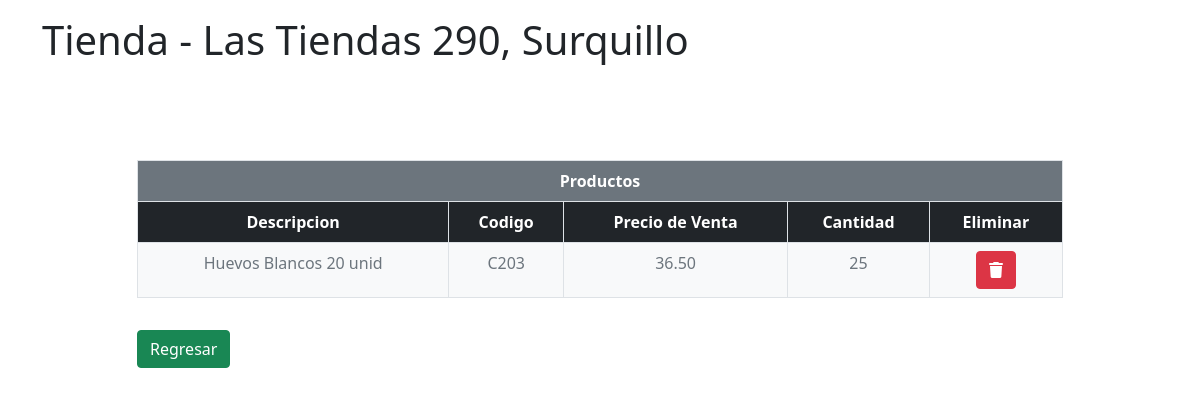
/gestionTienda/verProducto/11, run on the app's committed database.
### gestionTienda/models.py (models this page shows)
class Tienda(models.Model):
    direccionTienda = models.CharField(max_length=32, blank = True, null = True)
    provinciaTienda = models.CharField(max_length=32, blank = True, null = True)
    regionTienda = models.CharField(max_length=32, blank = True, null = True)
    fechaTienda = models.CharField(max_length=32, blank = True, null = True)
    telefonoTienda = models.CharField(max_length=32, blank = True, null = True)

class Producto(models.Model):
    descripcionProducto = models.CharField(max_length=32, blank = True, null = True)
    codigoProducto = models.CharField(max_length=32, blank = True, null = True)
    precioProducto = models.CharField(max_length=32, blank = True, null = True)
    cantidadProducto = models.CharField(max_length=32, blank = True, null = True)
    tiendaProducto = models.ForeignKey(Tienda,on_delete=models.SET_NULL,blank=True,null=True)

### gestionTienda/views.py (the view)
# urls.py: path('verProducto/<str:idTienda>', views.verProducto, name ='verProducto')
def verProducto(request, idTienda):
    tiendaSeleccionado = Tienda.objects.get(id=idTienda)
    productosTienda = tiendaSeleccionado.producto_set.all().order_by('id')
    return render(request,'ProductoTienda.html', {
        'productosTienda':productosTienda,
        'tiendaSeleccionado':tiendaSeleccionado
    })

### gestionTienda/templates/ProductoTienda.html (shortened to what this page needs)
<!DOCTYPE html>
<html>
<head>
    <link href="https://cdn.jsdelivr.net/npm/bootstrap@5.0.2/dist/css/bootstrap.min.css" rel="stylesheet"
>
    <link rel="stylesheet" href="https://cdnjs.cloudflare.com/ajax/libs/font-awesome/6.3.0/css/all.min.css"
 />
</head>
<body>
    <div>
        <div class="container">
            <div class="row">
                <div class="col-10">
                    <div class="row">
                        <div class="mt-3  col-15">
                            <h1>Tienda - {{ tiendaSeleccionado.direccionTienda }}</h>
                        </div>
                    </div>
                </div>
            </div>
        </div>
    </div>
    <br>
    <br>
    <br>
    <div class="mt-3 container">
        <div class="row justify-content-center">
            <div class="col-10">
                <table class="table table-bordered bg-dark text-white">
                    <thead class="text-center bg-secondary">
                        <th colspan="5">Productos</th>
                    </thead>
                    <thead class="text-center bg-dark bg-success">
                        <th>Descripcion</th>
                        <th>Codigo</th>
                        <th>Precio de Venta</th>
                        <th>Cantidad</th>
                        <th>Eliminar</th>
                    </thead>
                    <tbody class="text-center bg-light text-secondary">
                        {% for producto in productosTienda %}
                        <tr>
                            <td>{{ producto.descripcionProducto }}</td>
                            <td>{{ producto.codigoProducto }}</td>
                            <td>{{ producto.precioProducto }}</td>
                            <td>{{ producto.cantidadProducto }}</td>
                            <td class="text-center"><a class="btn btn-danger"
                                    href="{% url 'gestionTienda:eliminarProductoTienda' producto.id %}"><i
                                        class="fa-solid fa-trash"></i></a></td>
                        </tr>
                        {% endfor %}
                    </tbody>
                </table>
                <a class="mt-3 btn btn-success" href="{% url 'gestionTienda:tienda' %}">Regresar</a>
                <br>
                <br>
                <br>
            </div>
        </div>
    </div>
</body>
</html>

### data on the page
Tienda: direccionTienda "Las Tiendas 290, Surquillo"
Producto: descripcionProducto "Huevos Blancos 20 unid", codigoProducto "C203", precioProducto "36.50", cantidadProducto "25"
